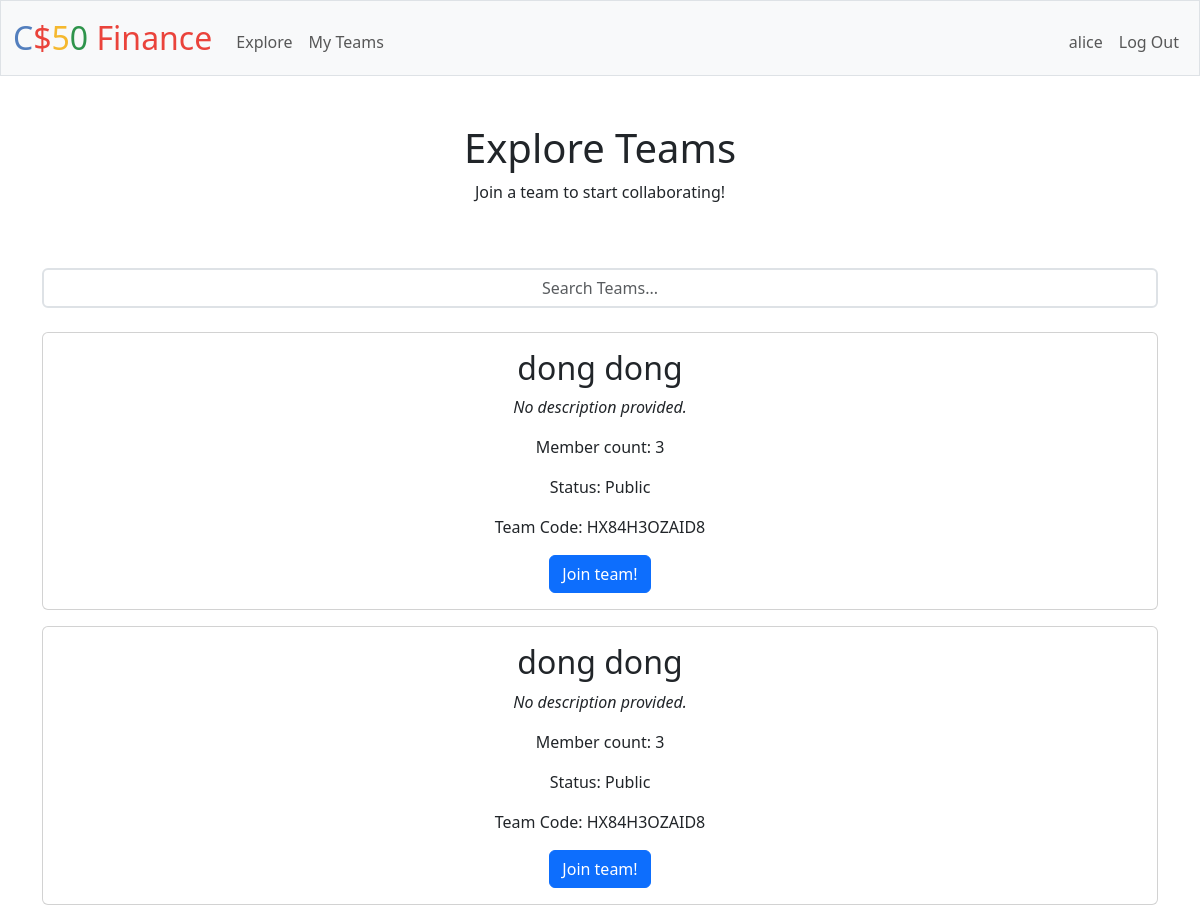
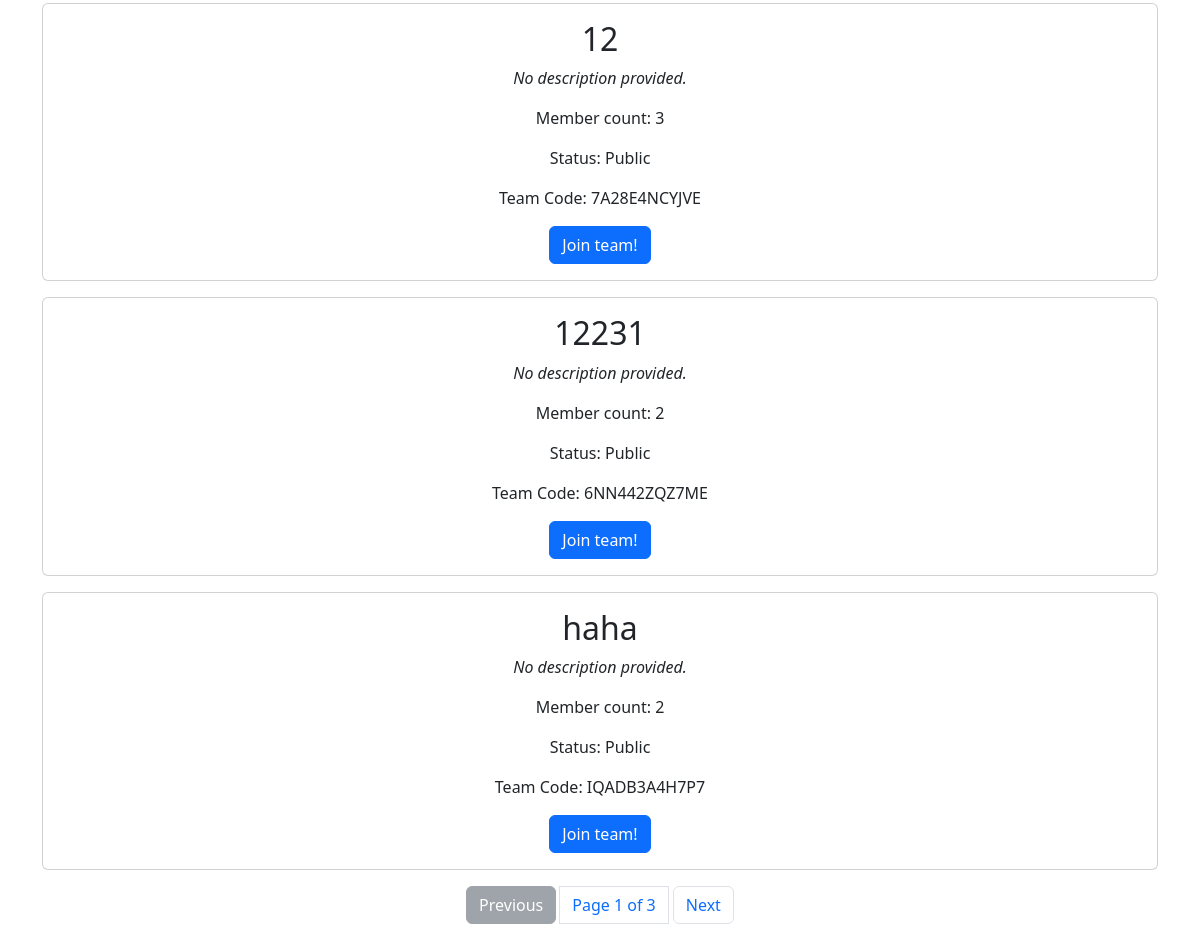
The app's page /explore (signed in), older data (2 pictures, top to bottom).
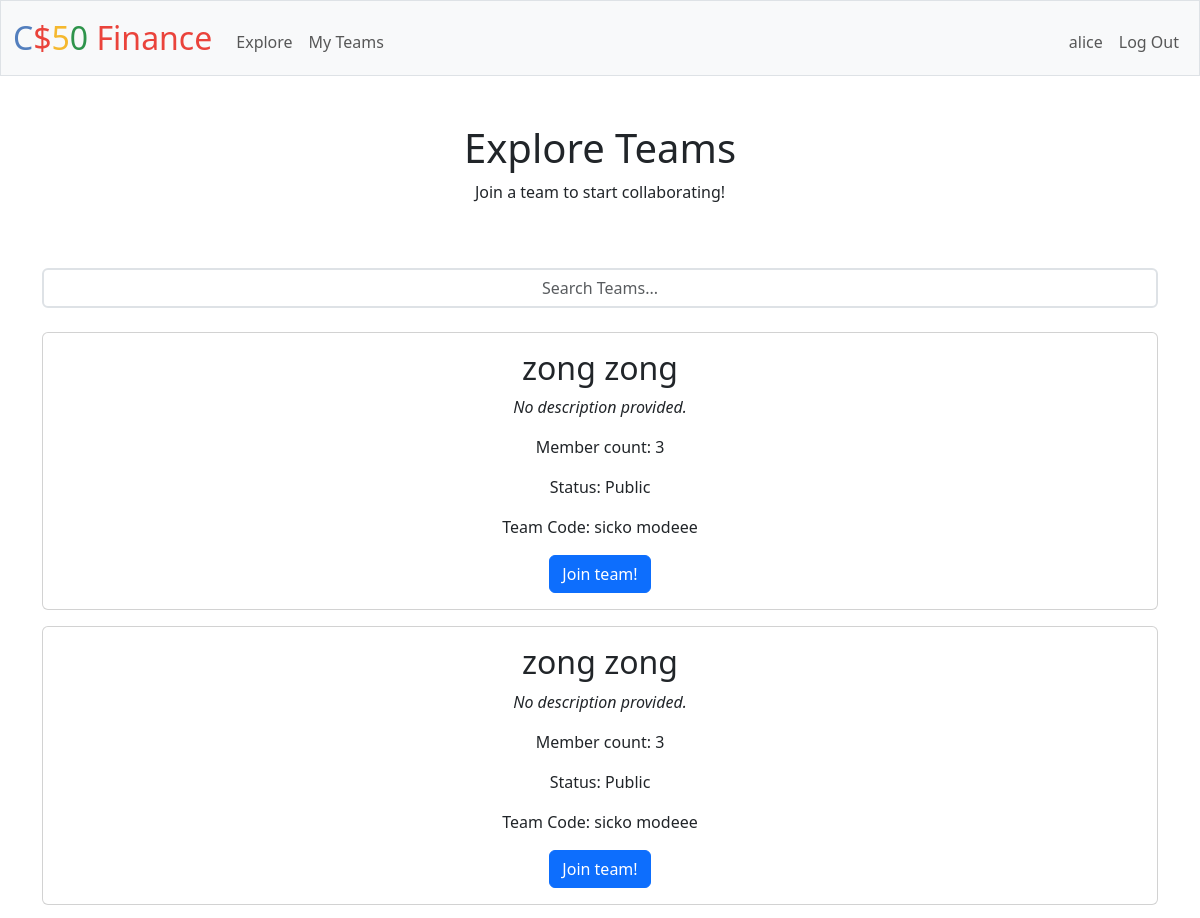
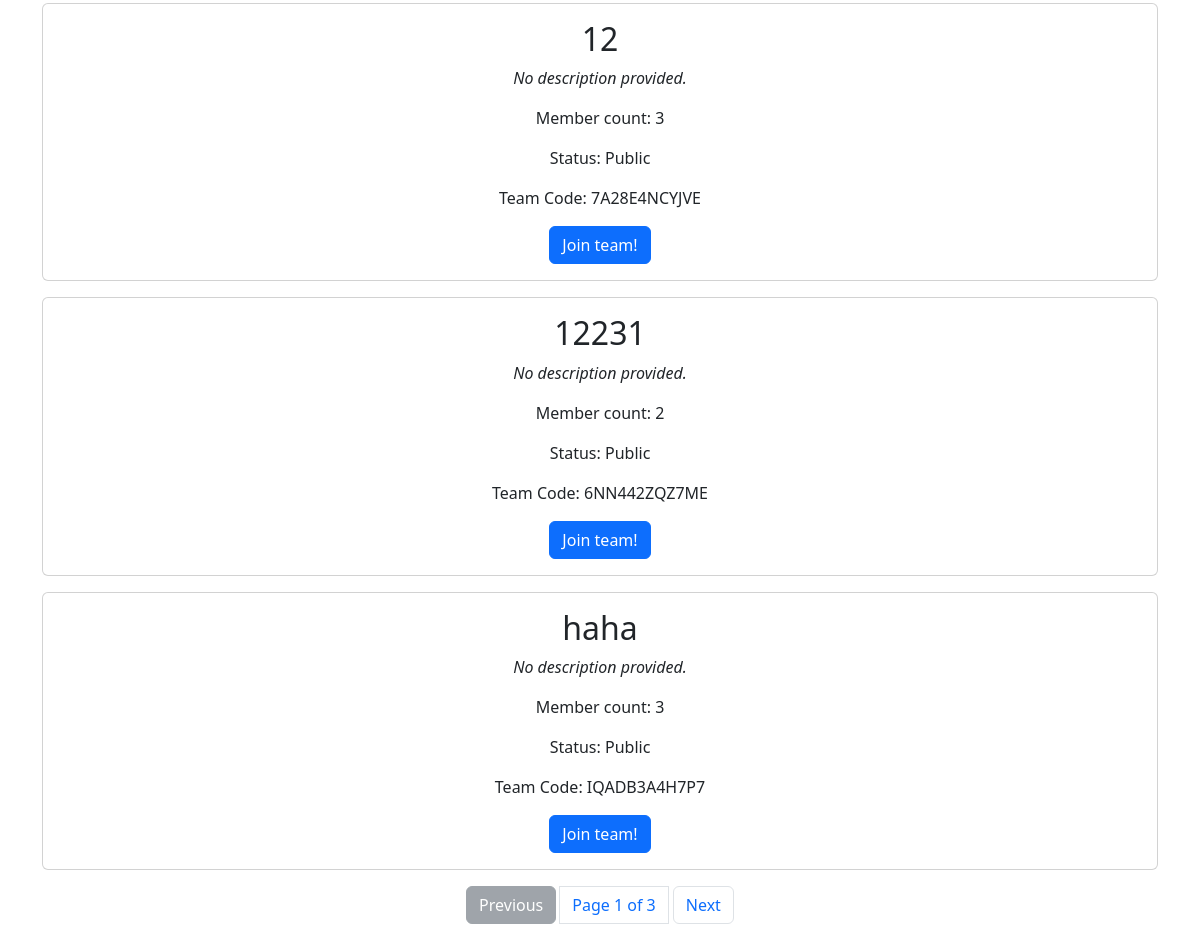
The same page, newer data (2 pictures, top to bottom).
### tables this page shows
CREATE TABLE "team_members" (
    "team_id"   INTEGER NOT NULL,
    "user_id"   INTEGER NOT NULL,
    "privilege" TEXT,
    CONSTRAINT "fk_team_members_team_id" FOREIGN KEY("team_id") REFERENCES "teams"("id") ON DELETE CASCADE,
    CONSTRAINT "fk_team_members_user_id" FOREIGN KEY("user_id") REFERENCES "users"("id") ON DELETE CASCADE
);

CREATE TABLE "teams" (
    "id"    INTEGER NOT NULL UNIQUE,
    "code"  TEXT NOT NULL,
    "name"  TEXT NOT NULL UNIQUE,
    "description" TEXT,
    "access_type" TEXT NOT NULL,
    PRIMARY KEY("id" AUTOINCREMENT)
);

### app.py (the view, shortened to what this page needs)
@app.route("/explore", methods=["GET", "POST"])
@login_required
def explore_teams():
    search_query = request.args.get("search", "")
    if request.method == "GET":
        if search_query:
            teams = db.execute("""
                SELECT teams.id, teams.name, teams.description, teams.code, teams.access_type, team_members.privilege,
                    (SELECT COUNT(*) FROM team_members WHERE team_members.team_id = teams.id) AS member_count
                FROM teams
                JOIN team_members ON teams.id = team_members.team_id
                AND teams.id NOT IN (
                SELECT team_id
                FROM team_members
                WHERE user_id = ?)
                AND teams.name LIKE ?
            """, session["user_id"], f"%{search_query}%")
        else:
            teams = db.execute("""
                SELECT teams.id, teams.name, teams.description, teams.code, teams.access_type, team_members.privilege,
                    (SELECT COUNT(*) FROM team_members WHERE team_members.team_id = teams.id) AS member_count
                FROM teams
                JOIN team_members ON teams.id = team_members.team_id
                AND teams.id NOT IN (
                SELECT team_id
                FROM team_members
                WHERE user_id = ?)
            """, session["user_id"])
        return render_template("explore.html", teams=teams)

### app.py (called while the page is built)
@app.after_request
def after_request(response):
    response.headers["Cache-Control"] = "no-cache, no-store, must-revalidate"
    response.headers["Expires"] = 0
    response.headers["Pragma"] = "no-cache"
    return response

### helpers.py (called while the page is built)
def login_required(f):
    @wraps(f)
    def decorated_function(*args, **kwargs):
        if session.get("user_id") is None:
            flash("You must be logged in to access this page.")
            return render_template("login.html", request_path=request.path)
        return f(*args, **kwargs)
    return decorated_function

### templates/explore.html (shortened to what this page needs)
{% extends "layout.html" %}
{% block main %}
    <h1 class="text-center">Explore Teams</h1>
    <p class="text-center pb-5">Join a team to start collaborating!</p>
    <form>
        <input type="text" autocomplete="off" class="form-control mb-4 team-search" id="search-input" name="search" placeholder="Search Teams...">
    </form>
    {% if teams %}
        {% for team in teams %}
        <div class="card text-center mb-3">
            <div class="card-body">
                <h2 class="card-title">{{ team.name }}</h2>
                {% if team.description %}
                    <p class="card-text"><i>{{ team.description }}</i></p>
                {% else %}
                    <p class="card-text"><i>No description provided.</i></p>
                {% endif %}
                <p class="card-text">Member count: {{ team.member_count }}</p>
                <p class="card-text">Status: {{ team.access_type.capitalize() }}</p>
                <p class="card-text">Team Code: {{ team.code }}</p>
                <div class="container">
                    <form>
                        <button type="submit" class="btn btn-primary join-button" data-team-id="{{ team.id }}">Join team!</button>
                    </form>
                </div>
            </div>
        </div>
        {% endfor %}
    {% else %}
        <p class="text-center mt-5"><i>Nothing to show here...</i></p>
    {% endif %}
    <ul class="pagination justify-content-center" hidden>
        <li class="page-item"><button class="page-link btn btn-secondary me-1" id="prev-btn">Previous</button></li>
        <li class="page-item"><span class="page-link" id="page-info"></span></li>
        <li class="page-item"><button class="page-link btn btn-secondary ms-1" id="next-btn">Next</button></li>
    </ul>
{% endblock %}

### templates/layout.html (shortened to what this page needs)
<!DOCTYPE html>
<html lang="en">
    <head>
        <link href="https://cdn.jsdelivr.net/npm/bootstrap@5.3.3/dist/css/bootstrap.min.css" rel="stylesheet">
        <link href="/static/styles.css" rel="stylesheet">
    </head>
    <body>
        <nav class="bg-light border navbar navbar-expand-md navbar-light">
            <div class="container-fluid">
                <a class="navbar-brand" href="/"><span class="blue">C</span><span class="red">$</span><span class="yellow">5</span><span class="green">0</span> <span class="red">Finance</span></a>
                <div class="collapse navbar-collapse" id="navbar">
                    {% if session["user_id"] %}
                        <ul class="navbar-nav me-auto mt-2">
                            <li class="nav-item"><a class="nav-link btn" href="/explore">Explore</a></li>
                            <li class="nav-item"><a class="nav-link btn" href="/teams">My Teams</a></li>
                        </ul>
                        <ul class="navbar-nav ms-auto mt-2">
                            <li class="nav-item"><a class="nav-link btn" href="/account">{{ session["username"] }}</a></li>
                            <li class="nav-item"><a class="nav-link btn" href="/logout">Log Out</a></li>
                        </ul>
                    {% else %}
                        <ul class="navbar-nav ms-auto mt-2">
                            <li class="nav-item"><a class="nav-link btn" href="/register">Register</a></li>
                            <li class="nav-item"><a class="nav-link btn" href="/login">Log In</a></li>
                        </ul>
                    {% endif %}
                </div>
            </div>
        </nav>
        <main class="container py-5 text-center">
            {% block main %}{% endblock %}
        </main>
    </body>
</html>

### static/styles.css (style rules this page uses)
nav .navbar-brand { font-size: xx-large; }
nav .navbar-brand .blue { color: #537fbe; }
nav .navbar-brand .red { color: #ea433b; }
nav .navbar-brand .yellow { color: #f5b82e; }
nav .navbar-brand .green { color: #2e944b; }
.card, .btn, .form-control { transition: opacity 0.2s, transform 0.2s; }
.team-search { border-width: 2px; text-align: center; }

Row changes from the older to the newer data that the page shows:
changed through a linked row, team_members (number 1 of 5 on the later page): name "dong dong" → "zong zong"; code "HX84H3OZAID8" → "sicko modeee"
changed through a linked row, team_members (number 2 of 5 on the later page): name "dong dong" → "zong zong"; code "HX84H3OZAID8" → "sicko modeee"
computed for team_members "haha": member_count "2" → "3"
